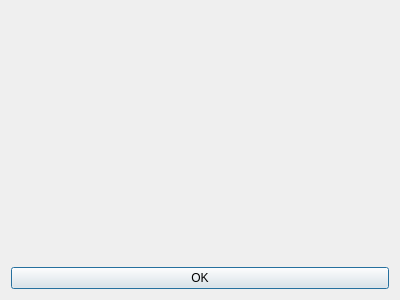
<?xml version="1.0" encoding="UTF-8"?>
<ui version="4.0">
 <class>finished</class>
 <widget class="QDialog" name="finished">
  <property name="geometry">
   <rect>
    <x>0</x>
    <y>0</y>
    <width>400</width>
    <height>300</height>
   </rect>
  </property>
  <property name="windowTitle">
   <string>Dialog</string>
  </property>
  <layout class="QVBoxLayout" name="verticalLayout">
   <item>
    <layout class="QHBoxLayout" name="horizontalLayout">
     <item>
      <widget class="QLabel" name="label">
       <property name="text">
        <string/>
       </property>
       <property name="alignment">
        <set>Qt::AlignRight|Qt::AlignTrailing|Qt::AlignVCenter</set>
       </property>
      </widget>
     </item>
     <item>
      <widget class="QLabel" name="label_2">
       <property name="text">
        <string/>
       </property>
      </widget>
     </item>
    </layout>
   </item>
   <item>
    <widget class="QPushButton" name="pushButton">
     <property name="text">
      <string>OK</string>
     </property>
    </widget>
   </item>
  </layout>
 </widget>
 <resources/>
 <connections/>
</ui>
